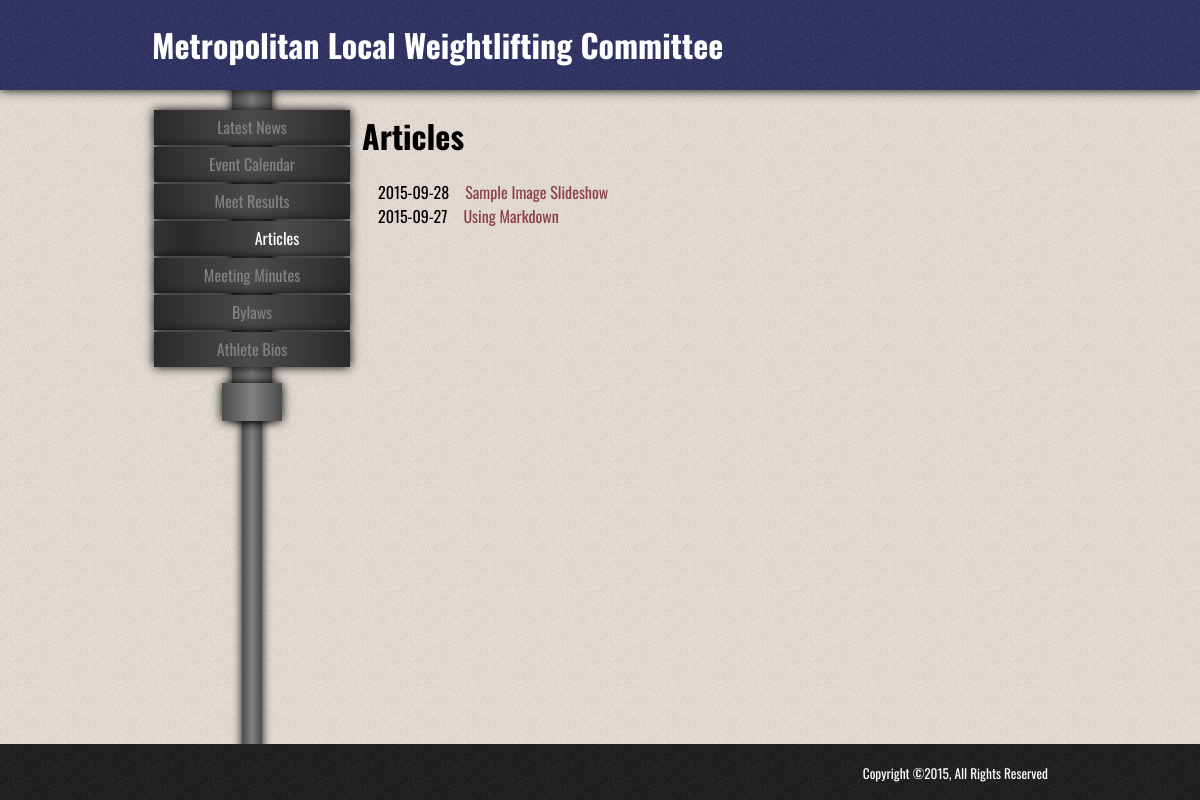
The app's page /articles/ with its own data.
### metropolitanweightlifting/models.py (models this page shows, shortened)
class Article(db.Model):
    id = db.Column(db.Integer, primary_key=True)
    type = db.Column(db.Enum('text_only', 'images', 'video'), nullable=False)
    title = db.Column(db.String, nullable=False)
    body = db.Column(db.Text)
    video_src = db.Column(db.String)
    wrap_text = db.Column(db.Boolean)
    created_at = db.Column(db.DateTime, default=datetime.datetime.now())

### metropolitanweightlifting/views.py (the view, shortened to what this page needs)
@app.route('/articles/')
@app.route('/articles/<int:article_id>', methods=['GET', 'POST'])
def articles(article_id=None):
    articles_ = Article.query.order_by(db.desc(Article.created_at)).all()
    return render_template('main/articles.html', articles=articles_)

### metropolitanweightlifting/templates/main/articles.html (shortened to what this page needs)
{% extends 'layout.html' %}
{% block content %}
<h1>Articles</h1>
<ul style="list-style-type: none; padding-left: 1em;">
    {% for article in articles %}
        <li style="overflow: hidden;">
            <div style="float: left">
                {{ article.created_at.strftime('%Y-%m-%d') }}
            </div>
            <div style="overflow: hidden; padding-left: 1em">
                <a href="{{ url_for('articles', article_id=article.id) }}">{{ article.title }}</a>
            </div>
        </li>
    {% endfor %}
</ul>
{% endblock %}

### metropolitanweightlifting/static/css/main.css (style rules this page uses)
body { margin: 0; padding: 0; font-family: Oswald, sans-serif; background-color: #fff4eb; }
a { color: #8b4048; text-decoration: none; }
.sidebar ul, li { padding-left: 0; }

### records on screen
Article: created_at "2015-09-28", title "Sample Image Slideshow"
Article: created_at "2015-09-27", title "Using Markdown"
